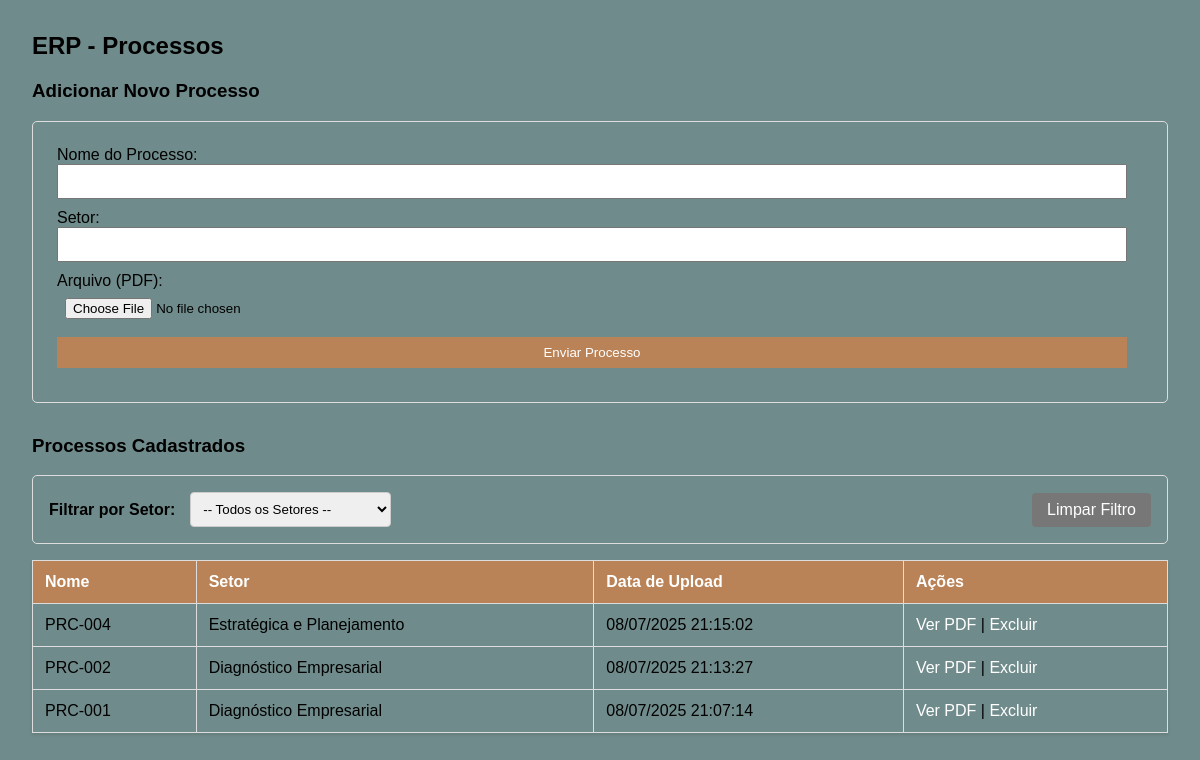
/php/index.php, run on the app's committed database.
### tables this page shows
CREATE TABLE `processos` (
  `id` int(11) NOT NULL,
  `nome` varchar(255) NOT NULL,
  `setor` varchar(255) NOT NULL,
  `arquivo` varchar(255) NOT NULL,
  `data_upload` timestamp NOT NULL DEFAULT CURRENT_TIMESTAMP
);

### php/index.php (the view, shortened to what this page needs)
<?php
include 'conexao.php';
$filtro_setor = $_GET['setor'] ?? null;
if ($filtro_setor) {
    $stmt = $pdo->prepare("SELECT * FROM processos WHERE setor = ? ORDER BY data_upload DESC");
    $stmt->execute([$filtro_setor]);
    $processos = $stmt->fetchAll();
} else {
    $processos = $pdo->query("SELECT * FROM processos ORDER BY data_upload DESC")->fetchAll();
}
?>
<h2>ERP - Processos</h2>
<h3>Adicionar Novo Processo</h3>
<form method="POST" action="upload.php" enctype="multipart/form-data" >
  <label for="nome">Nome do Processo:</label>
  <input type="text" id="nome" name="nome" required>
  <label for="setor">Setor:</label>
  <input type="text" id="setor" name="setor" required>
  <label for="arquivo">Arquivo (PDF):</label>
  <input type="file" id="arquivo" name="arquivo" accept="application/pdf" required>
  <button type="submit">Enviar Processo</button>
</form>
<h3>Processos Cadastrados</h3>
<div class="filter-container">
  <label for="filtro_setor">Filtrar por Setor:</label>
  <form method="GET" action="index.php" style="border: none; padding: 0; margin: 0; flex-grow: 1;">
    <select name="setor" id="filtro_setor" onchange="this.form.submit()">
      <option value="">-- Todos os Setores --</option>
    </select>
  </form>
  <a href="index.php" class="btn-clear">Limpar Filtro</a>
</div>
<table>
  <thead>
    <tr>
      <th>Nome</th>
      <th>Setor</th>
      <th>Data de Upload</th>
      <th>Ações</th>
    </tr>
  </thead>
  <tbody>
    <?php if (count($processos) > 0): ?>
      <?php foreach ($processos as $proc): ?>
      <tr>
        <td><?= htmlspecialchars($proc['nome']) ?></td>
        <td><?= htmlspecialchars($proc['setor']) ?></td>
        <td><?= htmlspecialchars(date('d/m/Y H:i:s', strtotime($proc['data_upload']))) ?></td>
        <td>
          <a href="uploads/<?= htmlspecialchars($proc['arquivo']) ?>" target="_blank">Ver PDF</a> |
          <a href="delete.php?id=<?= $proc['id'] ?>" onclick="return confirm('Tem certeza que deseja excluir este processo?')">Excluir</a>
        </td>
      </tr>
      <?php endforeach; ?>
    <?php else: ?>
      <tr>
        <td colspan="4" style="text-align: center;">Nenhum processo encontrado.</td>
      </tr>
    <?php endif; ?>
  </tbody>
</table>

### php/index.php (style rules this page uses)
table { width: 100%; border-collapse: collapse; box-shadow: 0 2px 3px rgba(0,0,0,0.1); }
th, td { border: 1px solid #ddd; padding: 12px; text-align: left; }
th { background-color: #b98357; color: white; }
tr:nth-child(even) { background-color: #708b8b; }
form { border: 1px solid #ddd; border-radius: 5px; padding: 1.5em; margin-bottom: 2em; background-color: #708b8b; }
form input, form button { display: block; margin-bottom: 10px; padding: 8px; width: calc(100% - 16px); }
form button { background-color: #b98357; color: white; border: none; cursor: pointer; }
a { color: white; text-decoration: none; }
.filter-container { background-color: #708b8b; padding: 1em; border: 1px solid #ddd; border-radius: 5px; margin-bottom: 1em; display: flex; align-items: center; gap: 15px; }
.filter-container label { font-weight: bold; }
.filter-container select { padding: 8px; border-radius: 4px; border: 1px solid #ccc; flex-grow: 1; }
.filter-container .btn-clear { padding: 8px 15px; background-color: #777; color: white; border-radius: 4px; text-decoration: none; }

### data on the page
processos: nome "PRC-004", setor "Estratégica e Planejamento", data_upload "08/07/2025 21:15:02"
processos: nome "PRC-002", setor "Diagnóstico Empresarial", data_upload "08/07/2025 21:13:27"
processos: nome "PRC-001", setor "Diagnóstico Empresarial", data_upload "08/07/2025 21:07:14"
